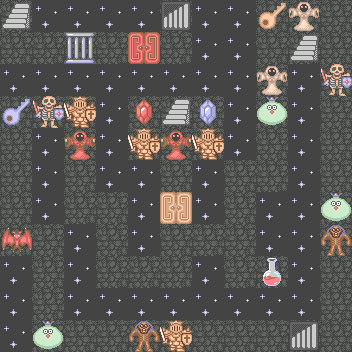

This is a level from a 2D game, rendered from its Tiled map with the project's own tilesets. A one-line summary and the map file follow, with tile-layer data summarised:
An orthogonal 11x11 tile map with 32x32 px tiles, 5 tile layers (floor, prop, enemy, door, ...), 1 hidden layer not drawn, 5 tilesets.

<map version="1.0" orientation="orthogonal" renderorder="right-down" width="11" height="11" tilewidth="32" tileheight="32" nextobjectid="1">
 <tileset firstgid="1" name="terrain" tilewidth="32" tileheight="32">
  <image source="terrain.png" width="128" height="128" />
 </tileset>
 <tileset firstgid="17" name="enemy" tilewidth="32" tileheight="32">
  <image source="enemy.png" width="128" height="2048" />
 </tileset>
 <tileset firstgid="273" name="door" tilewidth="32" tileheight="32">
  <image source="door.png" width="128" height="256" />
 </tileset>
 <tileset firstgid="305" name="item" tilewidth="32" tileheight="32">
  <image source="item.png" width="128" height="512" />
 </tileset>
 <tileset firstgid="369" name="npc" tilewidth="32" tileheight="32">
  <image source="npc.png" width="128" height="288" />
 </tileset>
 <layer name="floor" width="11" height="11">
  <data>[121 cells, 121 non-empty, 1 distinct tile ids]</data>
 </layer>
 <layer name="prop" width="11" height="11">
  <data>[121 cells, 5 non-empty, 5 distinct tile ids]</data>
 </layer>
 <layer name="enemy" width="11" height="11">
  <data>[121 cells, 16 non-empty, 7 distinct tile ids]</data>
 </layer>
 <layer name="NPC" width="11" height="11" visible="0">
  <data>[121 cells, 0 non-empty, 0 distinct tile ids]</data>
 </layer>
 <layer name="door" width="11" height="11">
  <data>[121 cells, 8 non-empty, 5 distinct tile ids]</data>
 </layer>
 <layer name="wall" width="11" height="11">
  <data>[121 cells, 52 non-empty, 1 distinct tile ids]</data>
 </layer>
</map>
